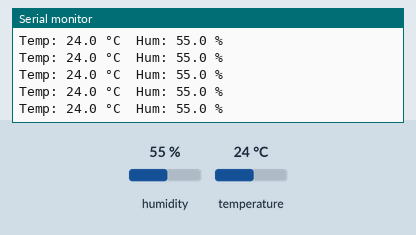
Recording of a sketch running on a simulated ESP32. Parts: the last lines printed to the serial monitor. The test bench sets the inputs (shaded band); at power-on: humidity 55 %, temperature 24 °C.

Above: at 2.8 s.
2.9 s: humidity set to 22 %
At 4.4 s:
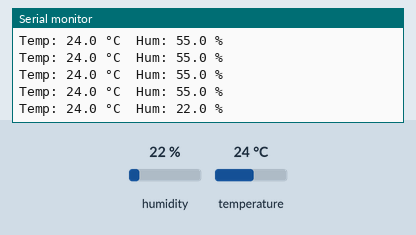
5.6 s: temperature set to 12 °C
At 6.0 s:
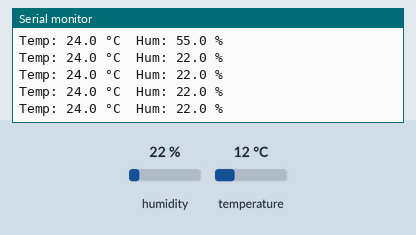
8.3 s: humidity set to 40 %
At 9.0 s:
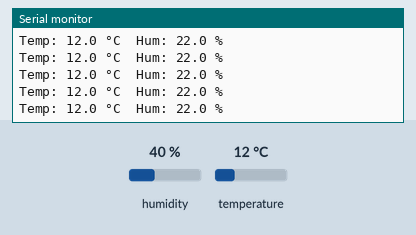
Timing chart, 0 to 11.3 s (numbered marks = the images above; inputs shaded):
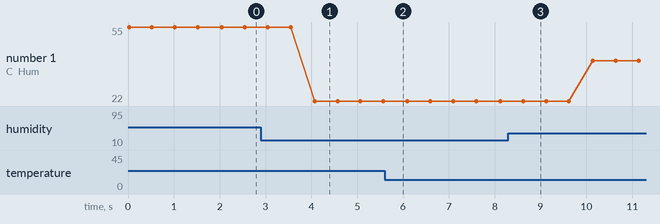

The sketch:

DHT11.ino
```cpp
#include <Arduino.h>
#include <DHT.h>

#define DHTPIN 18
#define DHTTYPE DHT11   // o DHT22

DHT dht(DHTPIN, DHTTYPE);

void setup() {
  Serial.begin(115200);
  dht.begin();
}

void loop() {
  float h = dht.readHumidity();
  float t = dht.readTemperature();
  if (!isnan(h) && !isnan(t)) {
    Serial.printf("Temp: %.1f °C  Hum: %.1f %%\n", t, h);
  } else {
    Serial.println("Failed to read from DHT sensor!");
  }
  delay(500);
}
```

Measured:
- after the input at 2.9 s, the serial monitor: prints a new line after 1.2 s (image 1)
- plotted number 1: 55 → 22 after the input at 2.9 s, 22 → 40 after the input at 8.3 s
